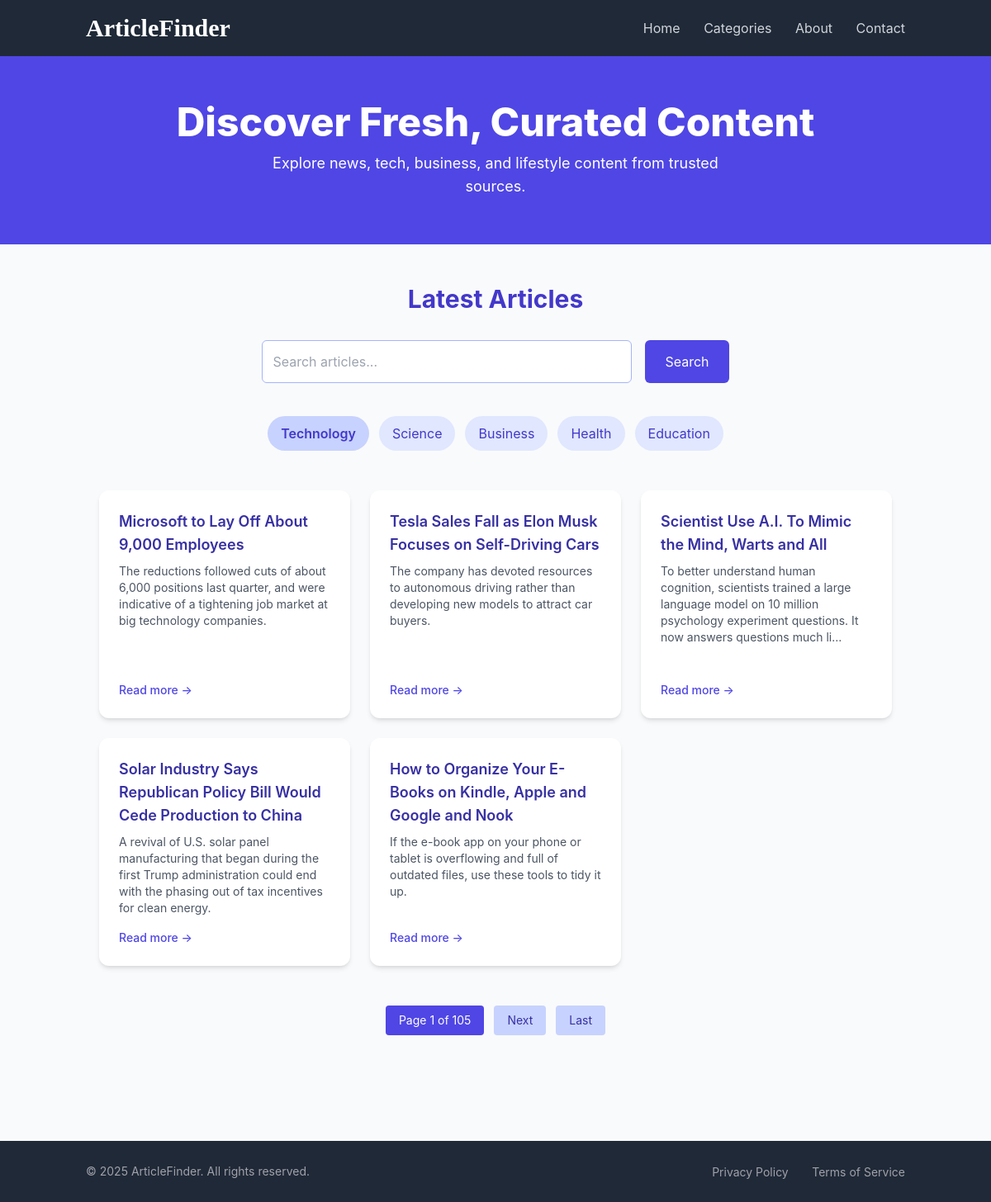
Page /?category=Technology on the committed database.
### articles/models.py (models this page shows, shortened)
class Article(models.Model):
    CATEGORY_CHOICES = [
        ('Technology', 'Technology'),
        ('Science', 'Science'),
        ('Business', 'Business'),
        ('Health', 'Health'),
        ('Education', 'Education'),
    ]
    title = models.CharField(max_length=200)
    link = models.URLField(blank=True, null=True)
    description = models.TextField(blank=True)
    pub_date = models.DateTimeField()
    category = models.CharField(
        max_length=100,
        choices=CATEGORY_CHOICES,
        default='Technology',  # or set to blank=True if not mandatory
    )

### articles/views.py (the view)
# urls.py: path('', views.article_list, name='home'),  # use name='home' here
def article_list(request):
    query = request.GET.get('q', '')
    category = request.GET.get('category', '')
    video_pattern = re.compile(r'(youtube\.com|vimeo\.com|iframe)', re.IGNORECASE)
    articles = Article.objects.exclude(description__iregex=video_pattern.pattern).order_by('-pub_date')
    if query:
        articles = articles.filter(title__icontains=query)
    if isinstance(category, str) and category.strip():
        articles = articles.filter(category__iexact=category.strip())
    paginator = Paginator(articles, 5)
    page_number = request.GET.get('page')
    page_obj = paginator.get_page(page_number)
    categories = ['Technology', 'Science', 'Business', 'Health', 'Education']
    return render(request, 'articles/article_list.html', {
        'page_obj': page_obj,
        'query': query,
        'category': category,
        'categories': categories,
    })

### articles/templates/articles/article_list.html (shortened to what this page needs)
<!DOCTYPE html>
<html lang="en">
<head>
    <script src="https://cdn.tailwindcss.com"></script>
</head>
<body class="bg-gray-50 text-gray-800 leading-relaxed">
    <nav class="navbar shadow-md py-4">
        <div class="container mx-auto flex justify-between items-center px-4">
            <a href="{% url 'home' %}" class="text-3xl font-bold text-white" style="font-family: 'Macondo', cursive;">
                ArticleFinder
            </a>
            <div class="space-x-6">
                <a href="{% url 'home' %}" class="nav-link text-gray-300">Home</a>
                <a href="{% url 'categories' %}" class="nav-link text-gray-300">Categories</a>
                <a href="{% url 'about' %}" class="nav-link text-gray-300">About</a>
                <a href="{% url 'contact' %}" class="nav-link text-gray-300">Contact</a>
            </div>
        </div>
    </nav>
    <section class="bg-indigo-600 text-white py-14 text-center">
        <h1 class="text-4xl sm:text-5xl font-extrabold mb-3">Discover Fresh, Curated Content</h1>
        <p class="text-md sm:text-lg max-w-xl mx-auto">
            Explore news, tech, business, and lifestyle content from trusted sources.
        </p>
    </section>
    <section class="container mx-auto py-12 px-4 sm:px-6 lg:px-8">
        <h2 class="text-3xl font-bold text-indigo-700 mb-8 text-center">Latest Articles</h2>
        <form method="GET" class="mb-10 flex flex-col sm:flex-row justify-center gap-4">
            <input
                type="text"
                name="q"
                placeholder="Search articles..."
                value="{{ query }}"
                class="w-full sm:max-w-md p-3 rounded-md border border-indigo-300 focus:ring-2 focus:ring-indigo-500 outline-none"
            >
            <button type="submit" class="px-6 py-3 bg-indigo-600 text-white rounded-md hover:bg-indigo-800">
                Search
            </button>
        </form>
        {% if categories %}
        <div class="flex flex-wrap justify-center gap-3 mb-12">
            {% for cat in categories %}
                <a href="?category={{ cat }}" class="px-4 py-2 rounded-full bg-indigo-100 text-indigo-700 hover:bg-indigo-200 transition-all duration-200 {% if category == cat %}font-semibold bg-indigo-200{% endif %}">
                    {{ cat }}
                </a>
            {% endfor %}
        </div>
        {% endif %}
<div class="grid grid-cols-1 sm:grid-cols-2 lg:grid-cols-3 gap-6 auto-rows-fr">
  {% for article in page_obj %}
    <div class="h-full">
      <div class="h-full flex flex-col justify-between p-6 bg-white rounded-xl shadow-md hover:shadow-lg transition-shadow duration-200">
        <div>
          <h3 class="text-lg font-semibold text-indigo-800 mb-2">{{ article.title }}</h3>
          <p class="text-gray-600 text-sm mb-4">
            {{ article.description|striptags|truncatechars:160 }}
          </p>
        </div>
        {% if article.link %}
          <a href="{{ article.link }}" target="_blank" rel="noopener noreferrer"
             class="text-indigo-600 hover:text-indigo-800 text-sm font-medium mt-auto">
            Read more →
          </a>
        {% else %}
          <p class="text-gray-400 text-sm">No link available</p>
        {% endif %}
      </div>
    </div>
  {% empty %}
    <p class="text-center text-gray-500 col-span-full">No articles found.</p>
  {% endfor %}
</div>
<div class="flex justify-center mt-12 space-x-3 flex-wrap items-center">
    <span class="px-4 py-2 text-sm bg-indigo-600 text-white rounded">
        Page {{ page_obj.number }} of {{ page_obj.paginator.num_pages }}
    </span>
    {% if page_obj.has_next %}
        <a href="?page={{ page_obj.next_page_number }}{% if query %}&q={{ query }}{% endif %}{% if category %}&category={{ category }}{% endif %}" class="px-4 py-2 text-sm bg-indigo-200 text-indigo-800 rounded hover:bg-indigo-400">Next</a>
        <a href="?page={{ page_obj.paginator.num_pages }}{% if query %}&q={{ query }}{% endif %}{% if category %}&category={{ category }}{% endif %}" class="px-4 py-2 text-sm bg-indigo-200 text-indigo-800 rounded hover:bg-indigo-400">Last</a>
    {% endif %}
</div>
    </section>
    <footer class="footer mt-20 py-6">
        <div class="container mx-auto px-4 flex flex-col sm:flex-row justify-between items-center">
            <p class="text-sm">&copy; 2025 ArticleFinder. All rights reserved.</p>
            <div class="space-x-6 mt-4 sm:mt-0">
                <a href="#" class="footer-link text-sm">Privacy Policy</a>
                <a href="#" class="footer-link text-sm">Terms of Service</a>
            </div>
        </div>
    </footer>
</body>
</html>

### articles/templates/articles/article_list.html (style rules this page uses)
body { font-family: 'Inter', sans-serif; background-color: #f9fafb; color: #333; }
.container { max-width: 1200px; margin: 0 auto; padding: 0 2rem; }
.navbar { background-color: #1f2937; color: white; }
.nav-link { transition: color 0.3s ease; }
.footer { background-color: #1f2937; color: #a1a1aa; }

### rows in the picture
Article: title "Microsoft to Lay Off About 9,000 Employees", description "The reductions followed cuts of about 6,000 positions last quarter, and were indicative of a tightening job market at big technology companies."
Article: title "Tesla Sales Fall as Elon Musk Focuses on Self-Driving Cars", description "The company has devoted resources to autonomous driving rather than developing new models to attract car buyers."
Article: title "Scientist Use A.I. To Mimic the Mind, Warts and All", description "To better understand human cognition, scientists trained a large language model on 10 million psychology experiment questions. It now answers questions much li…"
Article: title "Solar Industry Says Republican Policy Bill Would Cede Production to China", description "A revival of U.S. solar panel manufacturing that began during the first Trump administration could end with the phasing out of tax incentives for clean energy."
Article: title "How to Organize Your E-Books on Kindle, Apple and Google and Nook", description "If the e-book app on your phone or tablet is overflowing and full of outdated files, use these tools to tidy it up."

### other values in the picture
{{ cat }} "Technology" "Science" "Business" "Health" "Education"
{{ page_obj.number }} "1"
{{ page_obj.paginator.num_pages }} "105"
